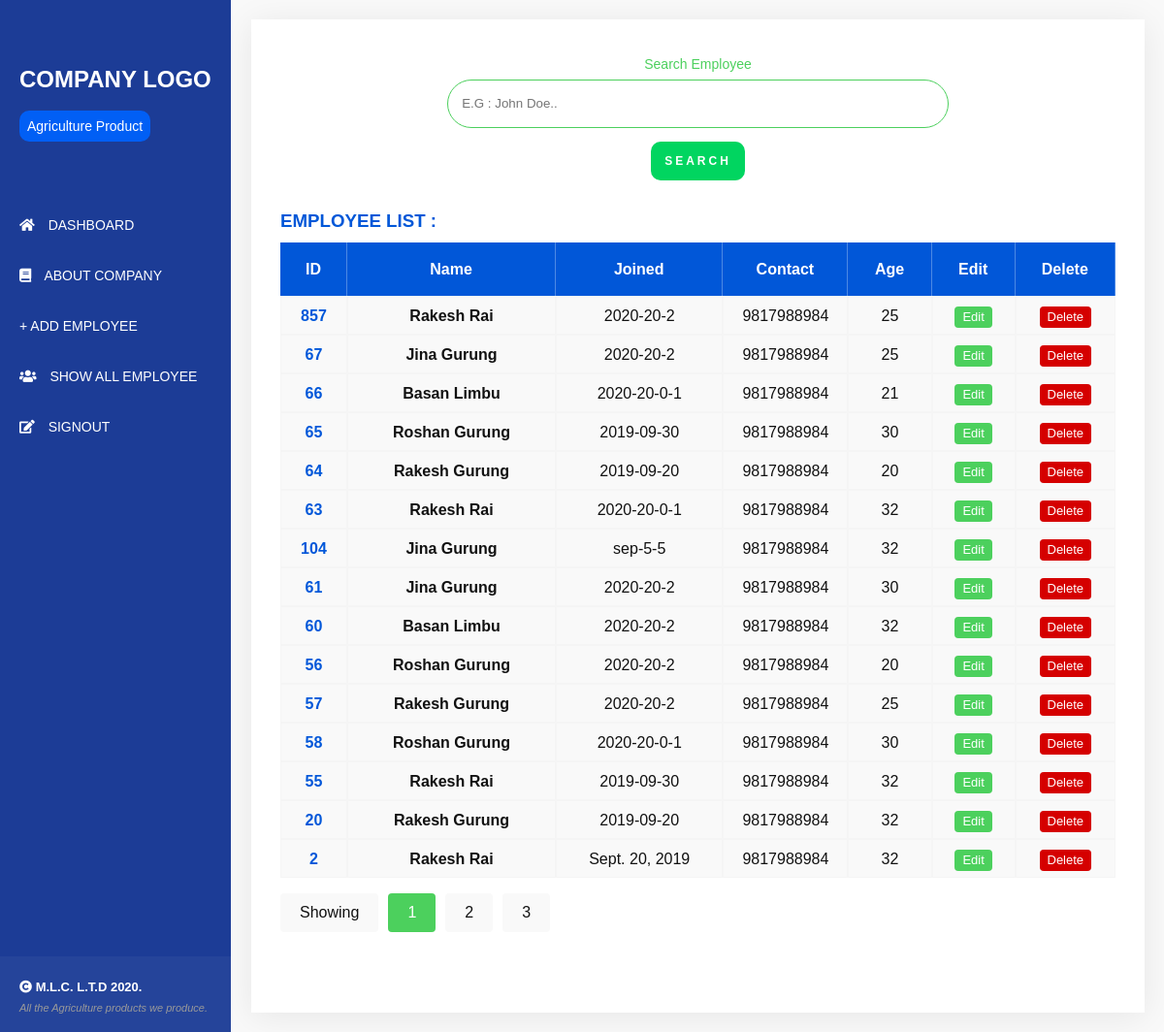
Screenshot of /show-employee with the database file from the repository.
### myapp/models.py (models this page shows, shortened)
class Employee(models.Model):
	eid = models.IntegerField()
	ename = models.CharField(max_length=100)
	ejoin = models.CharField(max_length=100,null=True)
	econtact = models.IntegerField()
	eage = models.IntegerField()
	add = models.BooleanField(default=True)
	class Meta:
		ordering = ['-pk']

### myapp/views.py (the view)
# urls.py: path('show-employee',views.show,name='show-employee'),
def show(request):
    all_post = Paginator(Employee.objects.filter(),15)
    page = request.GET.get('page')
    try:
        posts = all_post.page(page)
    except PageNotAnInteger:
        posts = all_post.page(1)
    except:
        posts = all_post.page(all_post.num_pages)
    params = {
    'employee': posts ,
    }
    return render(request,'show.html',params)

### templates/show.html (shortened to what this page needs)
{% extends 'base.html' %}
{% block content %}
<div class="body-part">
    <div class="content">
        <div class="container">
            <div class="content-wrapper">
                <div class="search">
<p>
    Search Employee
</p>
                    <form action="{% url 'search' %}" method="GET">
                        <input type="text" name="q" placeholder="E.G : John Doe.." required="required" />
                        <button type="submit">Search</button>
                    </form>
                </div>
                {% if employee %}
                <h3 style="margin: 10px 0;text-transform: uppercase;color: #0157d8">Employee List : </h3>
                <table class="table">
                    <tr>
                        <th>ID</th>
                        <th>Name</th>
                        <th>Joined</th>
                        <th>Contact</th>
                        <th>Age</th>
                        <th>Edit</th>
                        <th>Delete</th>
                    </tr>
                    {% for i in employee %}
                    <tr>
                        <td><b>{{ i.eid }}</b></td>
                        <td><span class="capitalize">{{ i.ename }}</span></td>
                        <td>{{ i.ejoin }}</td>
                        <td>{{ i.econtact }}</td>
                        <td>{{ i.eage }}</td>
                        <td><a href="edit/{{ i.id }}" class="edit-e">Edit</a></td>
                        <td><a onclick="myFunction()" class="delete-e">Delete</a></td>
                    </tr>
                    {% endfor %}
                    {% endif %}
                </table>
                {% if employee %}
                <div class="blog-pager" id="blog-pager">
                    <ul>
                        <li>
                            <a class="showing">Showing</a>
                        </li>
                        <li class="current-page">
                            <a href="?{% if query %}q={{query}}&{% endif %}page={{employee.number}}" class="prev-link">1
                            </a>
                        </li>
                        <li class="">
                            <a href="?{% if query %}q={{query}}&{% endif %}page=2" class="prev-link">2
                            </a>
                        </li>
                        <li class="">
                            <a href="?{% if query %}q={{query}}&{% endif %}page=3" class="prev-link">3
                            </a>
                        </li>
                    </ul>
                </div>
                {% endif %}
            </div>
        </div>
    </div>
    {% endblock %}

### static/style/style.css (style rules this page uses)
* { margin: 0; padding: 0; box-sizing: border-box; }
html { scroll-behavior: smooth; }
body { font-size: 16px; line-height: 1.5em; color: #252522; font-family: 'Poppins',sans-serif; background: #f9f9f9 }
.container { width: 100%; max-width: 1100px; margin: 0 auto; padding: 0 20px }
.body-part { margin: 0 0 0 239px }
.content { margin: 20px 0 }
.content-wrapper { background: #fff; padding: 30px; overflow:hidden; box-shadow: 0px 4px 33px 0px rgba(0,0,0,0.08) }
table { display: block; width: 100% }
table tr { display: grid; grid-template-columns: 8% 25% 20% 15% 10% 10% 12% ; grid-auto-rows: auto; grid-template-rows: auto; }
table tr th { height: 55px; line-height: 55px; color: #fff; text-align: center; border-right: 1px solid rgba(255,255,255,0.3); background: #0157d8 }
table tr td { height: 40px; line-height: 40px; color: #111; text-align: center; border-right: 1px solid rgba(255,255,255,0.3); background: #f9f9f9; border:1px solid #f5f5f5; border-collapse: collapse; padding: 0 14px; position: relative; }
table tr:nth-child(even) { background: #fff }
table tr a.edit-e { display: inline-block; text-decoration: none; background: #4cd05d; height: 22px; line-height: 22px; padding: 0 8px; border-radius: 4px; color: #fff; font-size: 13px; }
table tr a.delete-e { display: inline-block; text-decoration: none; background: #d50000; height: 22px; line-height: 22px; padding: 0 8px; border-radius: 4px; color: #fff; font-size: 13px; cursor: pointer; }
table .capitalize { text-transform: capitalize; font-weight: bold; }
table b { color: #0157d9 }
#blog-pager { float:left;width:100%;overflow:hidden;clear:both;margin:0 0 30px;padding:16px 0 }
#blog-pager ul { display: flex;list-style: none; }
#blog-pager ul li { float: left; }
#blog-pager ul li a { display: inline-block;height: 40px;width: auto;padding:0 20px;text-decoration:none;line-height: 40px;background: #f9f9f9; color: #111;margin: 0 10px 0 0;text-align: center;border-radius: 4px;overflow: hidden; }
#blog-pager ul li.current-page a,#blog-pager ul li:hover a { background: #4cd05d;color:#fff }
.search { margin: 0 0 30px; color: #fff; text-align: center; }
.search p { font-size: 14px; font-weight: 400; display: block; padding: 4px 0; color: #4cd05d; }
.search form { display: flex; justify-content: center; text-align: center; align-items: center; flex-direction: column; }
.search form input { font-family: 'Poppins',sans-serif; border:none; padding: 0 14px; background: none; height: 50px; line-height: 50px; border-radius: 100px; border:1px solid #4cd05d; width: 60%; margin: 0 0 14px; color: #4cd05d }
.search form button { height: 40px; line-height: 40px; text-align: center; background: #01d560; border:none; color: #fff; font-size: 12px; font-weight: 600; letter-spacing: 3px; text-transform: uppercase; padding: 0 14px; border-radius: 10px }

### rows the page displays
Employee: eid "857", ename "Rakesh Rai", ejoin "2020-20-2", econtact "9817988984", eage "25"
Employee: eid "67", ename "Jina Gurung", ejoin "2020-20-2", econtact "9817988984", eage "25"
Employee: eid "66", ename "Basan Limbu", ejoin "2020-20-0-1", econtact "9817988984", eage "21"
Employee: eid "65", ename "Roshan Gurung", ejoin "2019-09-30", econtact "9817988984", eage "30"
Employee: eid "64", ename "Rakesh Gurung", ejoin "2019-09-20", econtact "9817988984", eage "20"
Employee: eid "63", ename "Rakesh Rai", ejoin "2020-20-0-1", econtact "9817988984", eage "32"
Employee: eid "104", ename "Jina Gurung", ejoin "sep-5-5", econtact "9817988984", eage "32"
Employee: eid "61", ename "Jina Gurung", ejoin "2020-20-2", econtact "9817988984", eage "30"
Employee: eid "60", ename "Basan Limbu", ejoin "2020-20-2", econtact "9817988984", eage "32"
Employee: eid "56", ename "Roshan Gurung", ejoin "2020-20-2", econtact "9817988984", eage "20"
Employee: eid "57", ename "Rakesh Gurung", ejoin "2020-20-2", econtact "9817988984", eage "25"
Employee: eid "58", ename "Roshan Gurung", ejoin "2020-20-0-1", econtact "9817988984", eage "30"
Employee: eid "55", ename "Rakesh Rai", ejoin "2019-09-30", econtact "9817988984", eage "32"
Employee: eid "20", ename "Rakesh Gurung", ejoin "2019-09-20", econtact "9817988984", eage "32"
Employee: eid "2", ename "Rakesh Rai", ejoin "Sept. 20, 2019", econtact "9817988984", eage "32"
